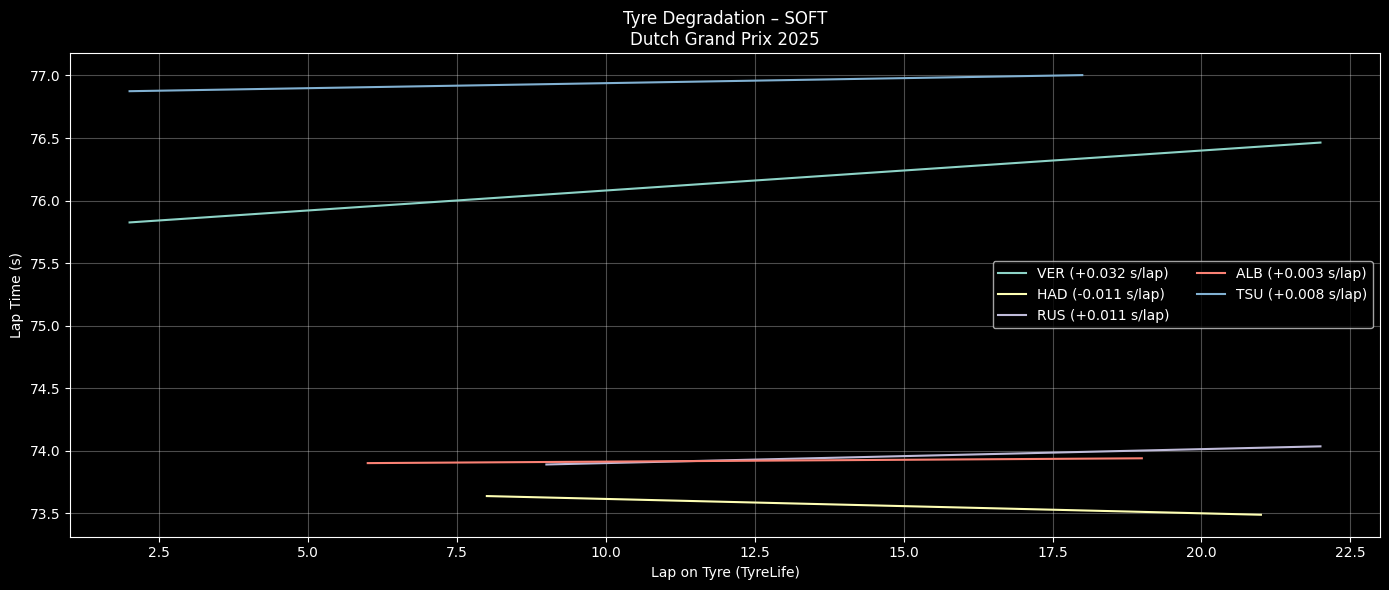

Source code (Python):
import fastf1, os
import pandas as pd
import numpy as np
import matplotlib.pyplot as plt
from pathlib import Path

# ========= CONFIG =========
YEAR = 2025
GP = "Dutch Grand Prix"
SESSION = "R"
COMPOUND = "SOFT"      # SOFT / MEDIUM / HARD
TOP_N = 10             # Top N finishers
CACHE_DIR = Path("/content/fastf1_cache")

# ========= CACHE =========
CACHE_DIR.mkdir(parents=True, exist_ok=True)
fastf1.Cache.enable_cache(CACHE_DIR)

# ========= LOAD SESSION =========
session = fastf1.get_session(YEAR, GP, SESSION)
session.load()

laps = session.laps.copy()
laps = laps[laps["IsAccurate"]]

# Convert laptime to seconds
laps["LapTimeSec"] = laps["LapTime"].dt.total_seconds()

# ========= SELECT TOP DRIVERS =========
drivers = (
    session.results
    .sort_values("Position")
    .head(TOP_N)["Abbreviation"]
    .tolist()
)

laps = laps[laps["Driver"].isin(drivers)]

# ========= CLEAN LAPS =========
laps = laps[
    laps["PitInTime"].isna() &
    laps["PitOutTime"].isna() &
    (laps["Compound"] == COMPOUND)
]

# ========= REMOVE OUTLIERS (IQR PER DRIVER PER STINT) =========
clean = []

for (d, stint), dl in laps.groupby(["Driver", "Stint"]):
    if len(dl) < 5:
        continue

    q1, q3 = dl["LapTimeSec"].quantile([0.25, 0.75])
    iqr = q3 - q1

    dl = dl[
        (dl["LapTimeSec"] >= q1 - 1.5 * iqr) &
        (dl["LapTimeSec"] <= q3 + 1.5 * iqr)
    ]

    clean.append(dl)

clean = pd.concat(clean)

# ========= PLOT TYRE DEGRADATION =========
plt.figure(figsize=(14,6))

for d in drivers:
    dl = clean[clean["Driver"] == d]

    # pilih stint terpanjang untuk driver tsb
    if dl.empty:
        continue

    stint_id = (
        dl.groupby("Stint").size().idxmax()
    )

    stint_laps = dl[dl["Stint"] == stint_id]

    if len(stint_laps) < 5:
        continue

    x = stint_laps["TyreLife"]
    y = stint_laps["LapTimeSec"]

    # Linear regression → degradation slope
    z = np.polyfit(x, y, 1)
    y_fit = np.polyval(z, x)

    plt.plot(x, y_fit, label=f"{d} ({z[0]:+.03f} s/lap)")

plt.title(f"Tyre Degradation – {COMPOUND}\n{GP} {YEAR}")
plt.xlabel("Lap on Tyre (TyreLife)")
plt.ylabel("Lap Time (s)")
plt.grid(alpha=0.3)
plt.legend(ncol=2)
plt.tight_layout()
plt.show()
